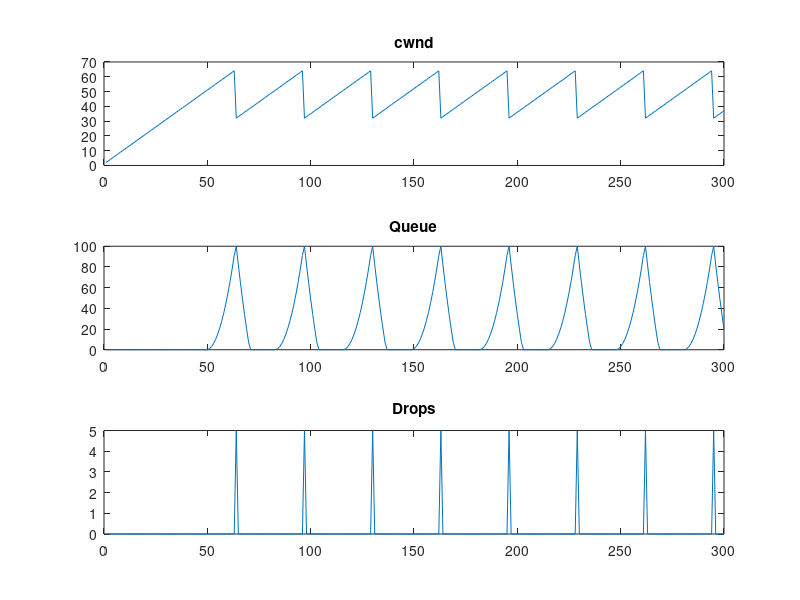

Here is the MATLAB script that generated this plot:
clear;
clc;
close all;

T = 300;
mu = 50; %  service rate
K = 100; % buffer size

cwnd = 1; % congestion window
q = 0;  % queue size
 
cwnd_trace = zeros(1, T);
q_trace =  zeros(1, T);
drop_trace = zeros(1, T);

for t = 1:T
    arrivals = max(cwnd,0);
    q = q+arrivals;
    
    served = min(q, mu);
    q = q - served;

    if q > K
        drops = q - K; % packets dropped
        q = K;
    else
        drops = 0;
    end
    

    loss_event = (drops > 0);

    % baseline, no congestion control
    if loss_event == 1
        % cwnd = cwnd / 2;
        % cwnd = 1;
        cwnd = cwnd / 2;
    else
        cwnd = cwnd + 1;    
        %cwnd = max(cwnd, 1);
    end

    % cwnd = cwnd + 1;    
    % cwnd = max(cwnd, 1);

    cwnd_trace(t) = cwnd;
    q_trace(t) = q;
    drop_trace(t) = drops;
    
end

figure;
subplot(3, 1, 1); plot(cwnd_trace), title('cwnd');
subplot(3, 1, 2); plot(q_trace), title('Queue');
subplot(3, 1, 3); plot(drop_trace), title('Drops');
drop_total = sum(drop_trace);
disp(drop_total);
